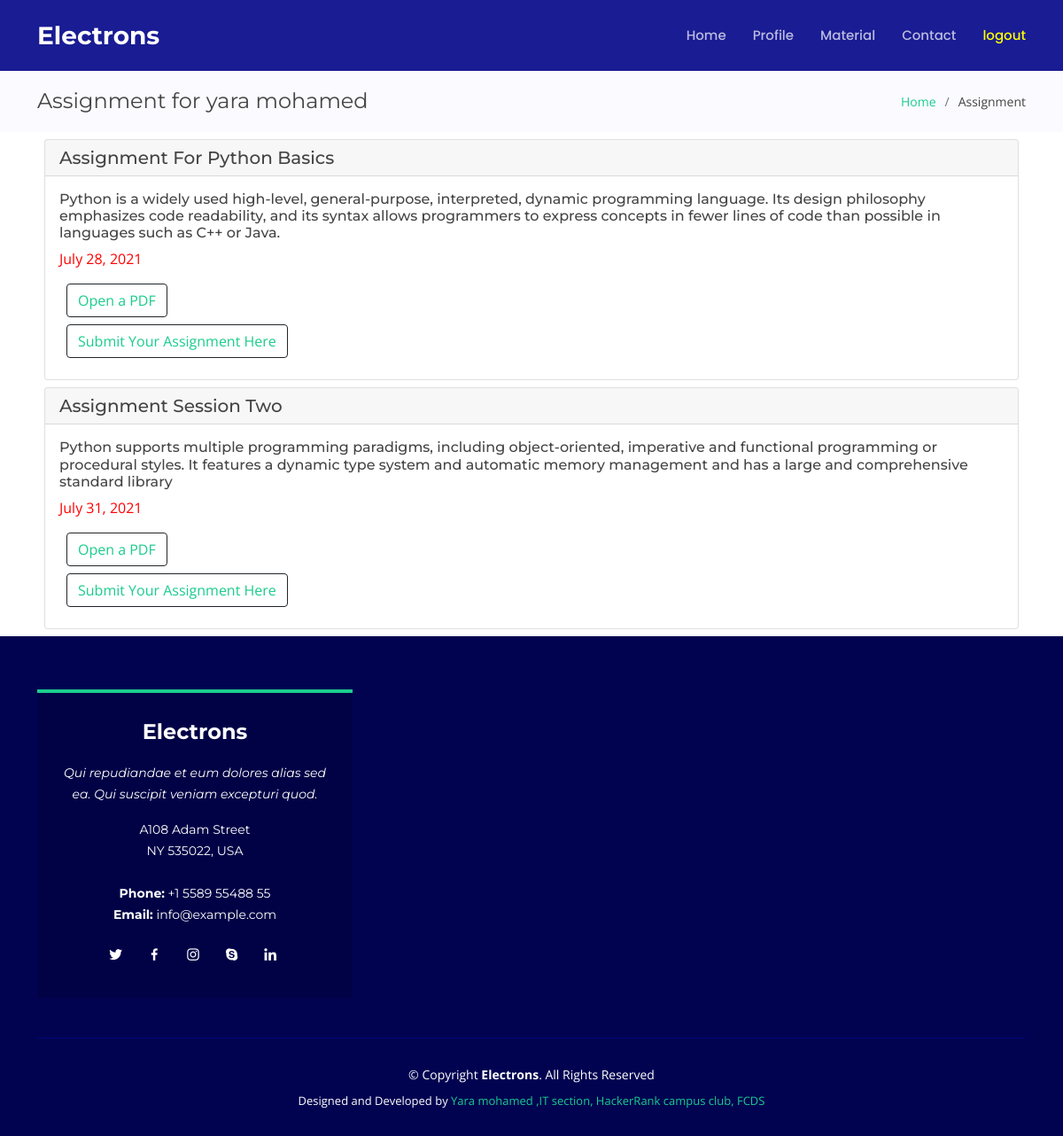
/assignment (signed in), run on the app's committed database.
### core/models.py (models this page shows)
class profile(models.Model):
    user = models.OneToOneField(User , on_delete=CASCADE)
    name = models.CharField(max_length=50)
    school = models.CharField(max_length=50)
    level = models.CharField(max_length=50)
    rate = models.CharField(max_length=10)
    Email_user = models.EmailField()
    photo = models.ImageField(upload_to='profile_pics')

class assignment(models.Model):
    ass_name = models.CharField(max_length=50)
    details = models.TextField()
    deadline = models.DateField()
    pdf = models.FileField(upload_to='pdf_ass')
    url_form =models.URLField(max_length=200)

### core/views.py (the view)
# urls.py: path('assignment' , views.assignment_ass , name="assignment")
def assignment_ass(request):
    all_assi = assignment.objects.all()
    context ={
        'all_assi' : all_assi
    }
    return render(request ,'core/assignment.html' ,context)

### core/templates/core/assignment.html (shortened to what this page needs)
<!DOCTYPE html>
<html lang="en">
<head>
    {% load static %}
    <link href={% static 'assets/vendor/aos/aos.css' %} rel="stylesheet">
    <link href={% static 'assets/vendor/bootstrap/css/bootstrap.min.css' %} rel="stylesheet">
    <link href={% static 'assets/vendor/bootstrap-icons/bootstrap-icons.css' %} rel="stylesheet">
    <link href={% static 'assets/vendor/boxicons/css/boxicons.min.css' %} rel="stylesheet">
    <link href={% static 'assets/vendor/glightbox/css/glightbox.min.css' %} rel="stylesheet">
    <link href={% static 'assets/vendor/remixicon/remixicon.css' %} rel="stylesheet">
    <link href={% static 'assets/vendor/swiper/swiper-bundle.min.css' %} rel="stylesheet">
    <link href={% static 'assets/css/style.css' %} rel="stylesheet">
</head>
<body>
    <header id="header" class="fixed-top d-flex align-items-center ">
        <div class="container d-flex align-items-center justify-content-between">
            <div class="logo">
                <h1><a href="index.html"><span>Electrons</span></a></h1>
            </div>
            <nav id="navbar" class="navbar">
                <ul>
                    <li><a class="nav-link scrollto " href={% url 'index' %}>Home</a></li>
                    <li><a class="nav-link scrollto " href={% url 'profile' %}>Profile</a></li>
                    <li><a class="nav-link scrollto " href={% url 'material' %}>Material</a></li>
                    <li><a class="nav-link scrollto" href="#contact">Contact</a></li>
                    <li><a class="nav-link scrollto" href={% url 'logout' %} style="color: yellow;">logout</a></li>
                </ul>
            </nav>
        </div>
    </header>
    <main id="main">
        {% if request.user.is_authenticated %}
        <section class="breadcrumbs">
            <div class="container">
                <div class="d-flex justify-content-between align-items-center">
                    <h2>Assignment for {{user.profile.name}}</h2>
                    <ol>
                        <li><a href={% url 'index' %}>Home</a></li>
                        <li>Assignment </li>
                    </ol>
                </div>
            </div>
        </section>
        {% for all_assi in all_assi %}
        <div class='container was-validated'>
            <div class="card m-2">
                <h5 class="card-header">{{ all_assi.ass_name }}</h5>
                <div class="card-body">
                    <h6 class="card-text">{{ all_assi.details }}</h6>
                    <p class="card-text" style="color: Red;">{{ all_assi.deadline }}</p>
                    <button class="btn btn-outline-dark d-md-block m-lg-2"><a href={{ all_assi.pdf.url }} >Open a PDF</a></button>
                    <button class="btn btn-outline-dark d-md-block m-lg-2"><a href={{all_assi.url_form}}>Submit Your Assignment Here</a></button>
                </div>
            </div>
        </div>
        {% endfor %}
    </main>
    <footer id="footer">
        <div class="footer-top">
            <div class="container">
                <div class="row">
                    <div class="col-lg-4 col-md-6">
                        <div class="footer-info">
                            <h3>Electrons</h3>
                            <p class="pb-3"><em>Qui repudiandae et eum dolores alias sed ea. Qui suscipit veniam excepturi quod.</em></p>
                            <p>
                                A108 Adam Street <br> NY 535022, USA<br><br>
                                <strong>Phone:</strong> +1 5589 55488 55<br>
                                <strong>Email:</strong> info@example.com<br>
                            </p>
                            <div class="social-links mt-3">
                                <a href="#" class="twitter"><i class="bx bxl-twitter"></i></a>
                                <a href="#" class="facebook"><i class="bx bxl-facebook"></i></a>
                                <a href="#" class="instagram"><i class="bx bxl-instagram"></i></a>
                                <a href="#" class="google-plus"><i class="bx bxl-skype"></i></a>
                                <a href="#" class="linkedin"><i class="bx bxl-linkedin"></i></a>
                            </div>
                        </div>
                    </div>
                </div>
            </div>
        </div>
        {% endif %}
        <div class="container">
            <div class="copyright">
                &copy; Copyright <strong><span>Electrons</span></strong>. All Rights Reserved
            </div>
            <div class="credits">
                Designed and Developed by <a href="#">Yara mohamed ,IT section, HackerRank campus club, FCDS</a>
            </div>
        </div>
    </footer>
</body>
</html>

### core/static/assets/css/style.css (style rules this page uses)
body { font-family: "Open Sans", sans-serif; color: #444444; }
a { color: #1acc8d; text-decoration: none; }
h1, h2, h3, h4, h5, h6 { font-family: "Montserrat", sans-serif; }
#header { height: 80px; transition: all 0.5s; z-index: 997; transition: all 0.5s; background: rgba(1, 4, 136, 0.9); }
#header .logo h1 { font-size: 28px; margin: 0; padding: 0; line-height: 1; font-weight: 700; }
#header .logo h1 a, #header .logo h1 a:hover { color: #fff; text-decoration: none; }
.navbar { padding: 0; }
.navbar ul { margin: 0; padding: 0; display: flex; list-style: none; align-items: center; }
.navbar li { position: relative; }
.navbar a, .navbar a:focus { display: flex; align-items: center; justify-content: space-between; padding: 10px 0 10px 30px; font-size: 15px; font-weight: 500; font-family: "Poppins", sans-serif; color: rgba(255, 255, 255, 0.7); white-space: nowrap; transition: 0.3s; }
.navbar > ul > li > a:before { content: ""; position: absolute; width: 0; height: 2px; bottom: 3px; left: 30px; background-color: #1acc8d; visibility: hidden; width: 0px; transition: all 0.3s ease-in-out 0s; }
section { padding: 60px 0; overflow: hidden; }
.breadcrumbs { padding: 20px 0; background-color: #fafaff; min-height: 40px; margin-top: 80px; }
.breadcrumbs h2 { font-size: 24px; font-weight: 400; margin: 0; }
.breadcrumbs ol { display: flex; flex-wrap: wrap; list-style: none; padding: 0; margin: 0; font-size: 14px; }
.breadcrumbs ol li + li { padding-left: 10px; }
.breadcrumbs ol li + li::before { display: inline-block; padding-right: 10px; color: #6c757d; content: "/"; }
#footer { background: #010351; padding: 0 0 30px 0; color: #fff; font-size: 14px; }
#footer .footer-top { padding: 60px 0 30px 0; }
#footer .footer-top .footer-info { margin-bottom: 15px; background: #010246; color: #fff; border-top: 4px solid #1acc8d; text-align: center; padding: 30px 20px; }
#footer .footer-top .footer-info h3 { font-size: 24px; margin: 0 0 20px 0; padding: 2px 0 2px 0; line-height: 1; font-weight: 700; }
#footer .footer-top .footer-info p { font-size: 14px; line-height: 24px; margin-bottom: 0; font-family: "Montserrat", sans-serif; }
#footer .footer-top .social-links a { font-size: 18px; display: inline-block; color: #fff; line-height: 1; padding: 8px 0; margin-right: 4px; border-radius: 50%; text-align: center; width: 36px; height: 36px; transition: 0.3s; }
#footer .copyright { border-top: 1px solid #010479; text-align: center; padding-top: 30px; }
#footer .credits { padding-top: 10px; text-align: center; font-size: 13px; color: #fff; }

### data on the page
assignment: ass_name "Assignment For Python Basics", details "Python is a widely used high-level, general-purpose, interpreted, dynamic programming language. Its design philosophy emphasizes code readability, and its syntax allows programmers to express concepts in fewer lines of code than possible in languages such as C++ or Java.", deadline "July 28, 2021"
assignment: ass_name "Assignment Session Two", details "Python supports multiple programming paradigms, including object-oriented, imperative and functional programming or procedural styles. It features a dynamic type system and automatic memory management and has a large and comprehensive standard library", deadline "July 31, 2021"

### other printed values
{{ user.profile.name }} "yara mohamed"
